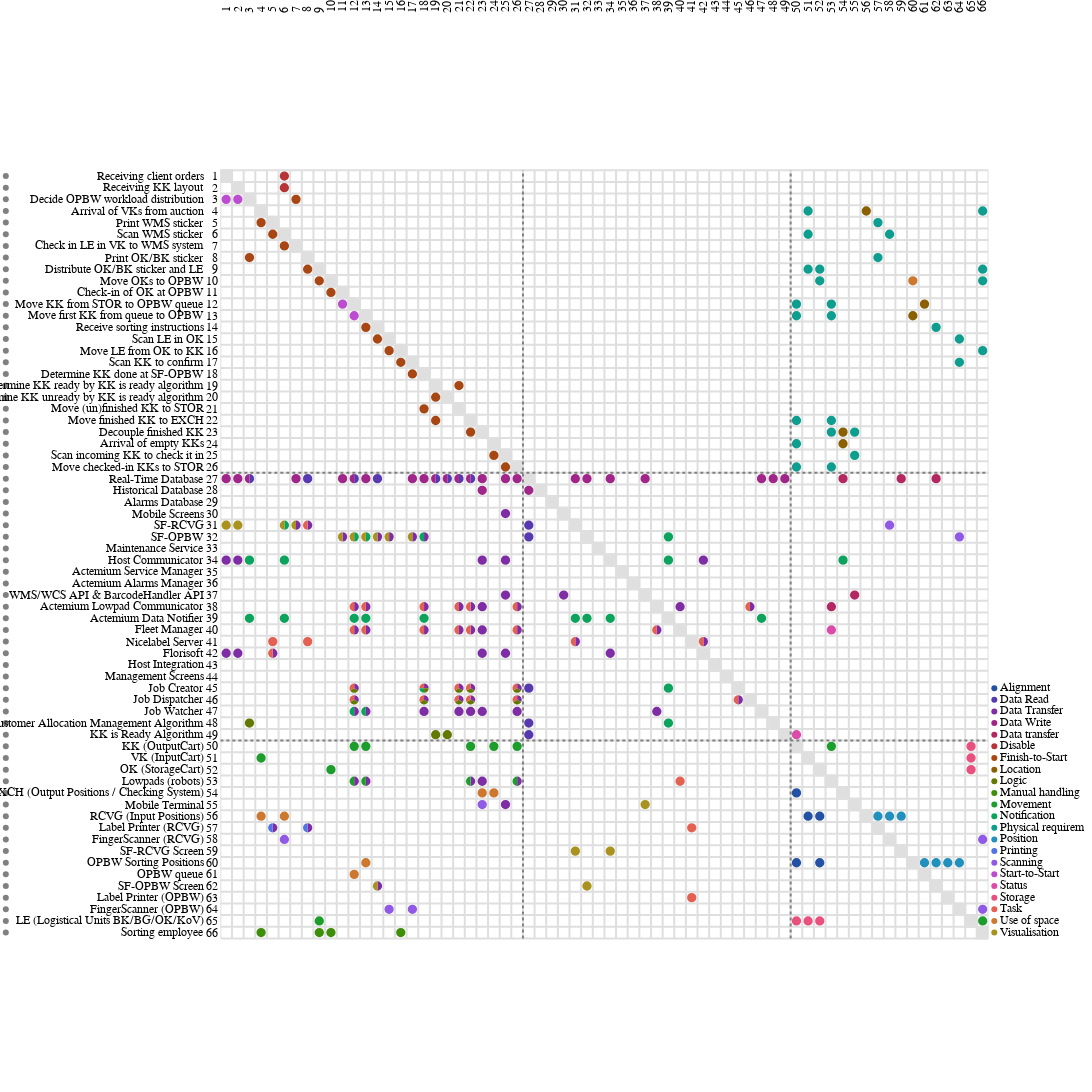

The notebook cell this image was saved under:
### Markdown cell above
## MDM without Clustering

### Code cell
# Importing the required method.
from ragraph.io.csv import from_csv

# Converting csv files into a graph object.
g = from_csv(
    nodes_path="nodes.csv",
    edges_path="edges.csv",
    csv_delimiter=";",
    iter_delimiter=","  # Separates list elements within a cell.
)

import ragraph.plot

hardware = [n for n in g.get_nodes_by_kind("hardware")]
software = [n for n in g.get_nodes_by_kind("software")]
process = [n for n in g.get_nodes_by_kind("process")]


dsm = ragraph.plot.mdm(
    leafs = process + software + hardware,
    edges = g.edges,
    style= ragraph.plot.Style(
        piemap=dict(
            display="labels",
            mode="relative",
            fields=g.edge_labels
        ),
)
)



dsm
